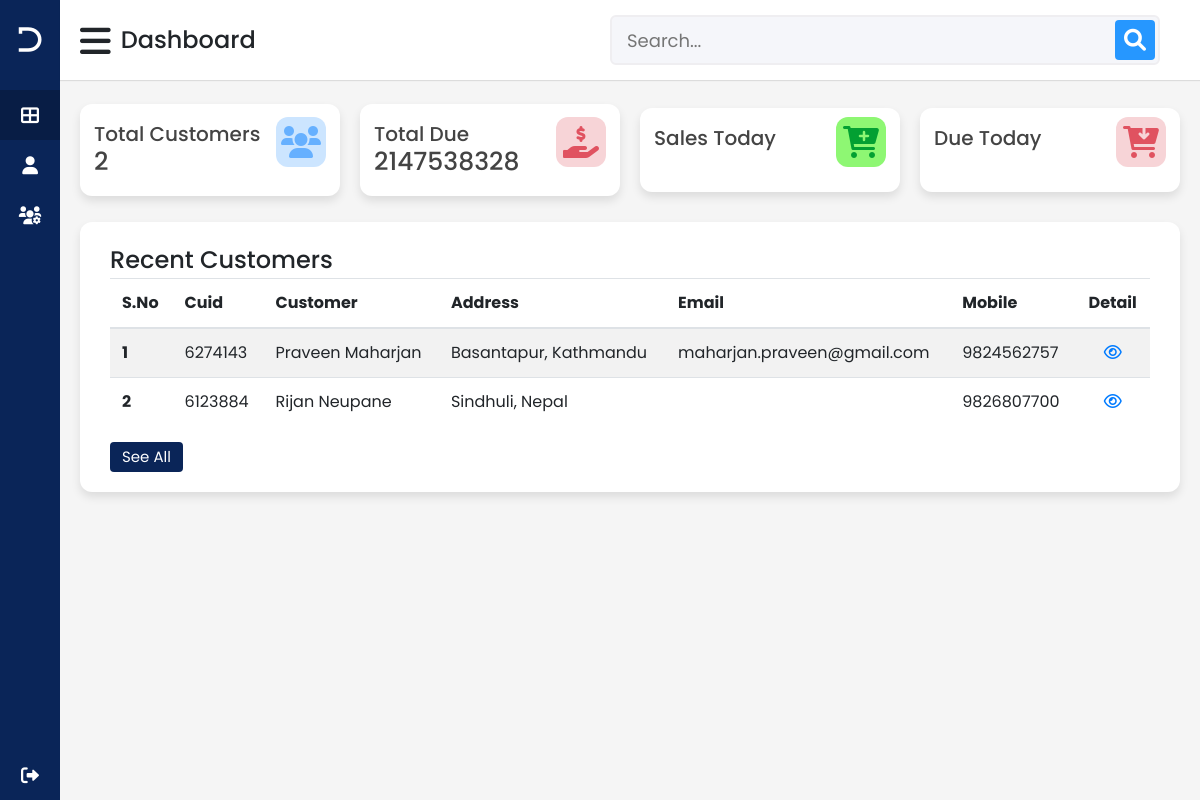
The app's page /index.php (signed in) with its own data.
### tables this page shows
CREATE TABLE `customers` (
  `id` int(11) NOT NULL,
  `cuid` int(11) NOT NULL,
  `name` varchar(244) NOT NULL,
  `address` varchar(244) NOT NULL,
  `email` varchar(244) NOT NULL,
  `mobile` varchar(244) NOT NULL
);

### index.php (the view, shortened to what this page needs)
<?php
include("backend/db_connect.php");
?>
<!DOCTYPE html>
<html lang="en" dir="ltr">
<head>
    <link rel="stylesheet" href="css/default.css">
    <link rel="stylesheet" href="css/style.css">
    <link rel="stylesheet" href="css/customer-detail.css">
    <link rel="stylesheet" href="https://stackpath.bootstrapcdn.com/bootstrap/4.3.1/css/bootstrap.min.css"
>
    <link rel="stylesheet" href="https://cdnjs.cloudflare.com/ajax/libs/font-awesome/6.0.0-beta2/css/all.min.css"
 />
</head>
<body>
    <div class="sidebar">
        <div class="logo-details">
            <i class="fab fa-dyalog"></i>
            <span class="logo_name">Nishan Cable</span>
        </div>
        <ul class="nav-links">
            <li>
                <a href="#" class="active">
                    <i class="fas fa-th-large"></i>
                    <span class="links_name">Dashboard</span>
                </a>
            </li>
            <li>
                <a href="add-customer.php">
                    <i class="fas fa-user"></i>
                    <span class="links_name">Add Customer</span>
                </a>
            </li>
            <li>
                <a href="all-customer.php">
                    <i class="fas fa-users-cog"></i>
                    <span class="links_name">All Customer</span>
                </a>
            </li>
            <li class="log_out">
                <a href="backend/logout.php">
                    <i class="fas fa-sign-out-alt"></i>
                    <span class="links_name">Log out</span>
                </a>
            </li>
        </ul>
    </div>
    <section class="home-section">
        <nav>
            <div class="sidebar-button">
                <i class="fas fa-bars sidebarBtn"></i>
                <span class="dashboard">Dashboard</span>
            </div>
            <div class="search-box">
                <form action="search.php" method="POST">
                    <input type="search" id="search" name="searchinput" placeholder="Search...">
                    <button type="submit" name="search_btn"><i class='fas fa-search'></i></button>
                </form>
            </div>
        </nav>
        <?php
        $select = "SELECT * FROM `customers`";
        $sel_query = mysqli_query($conn, $select);
        $cu_count = mysqli_num_rows($sel_query);
        $sum_due = "SELECT SUM(due) FROM `purchase_items`";
        $sum_query = mysqli_query($conn, $sum_due);
        $sum_result = mysqli_fetch_assoc($sum_query);
        $date_and_time = date("Y-m-d");
        $today_income = "select SUM(total_exp) from `purchase_items` where date(datetime) = '$date_and_time'";
        $today_income_query = mysqli_query($conn, $today_income);
        $today_income_result = mysqli_fetch_assoc($today_income_query);
        $today_due = "select SUM(due) from `purchase_items` where date(datetime) = '$date_and_time'";
        $today_due_query = mysqli_query($conn, $today_due);
        $today_due_result = mysqli_fetch_assoc($today_due_query);
        ?>
        <div class="home-content">
            <div class="overview-boxes">
                <div class="box">
                    <div class="right-side">
                        <div class="box-topic">Total Customers</div>
                        <div class="number"><?php echo $cu_count ?></div>
                    </div>
                    <i class="fas fa-users cart"></i>
                </div>
                <div class="box">
                    <div class="right-side">
                        <div class="box-topic">Total Due</div>
                        <div class="number"><?php print_r($sum_result["SUM(due)"]); ?></div>
                    </div>
                    <i class="fas fa-hand-holding-usd cart four"></i>
                </div>
                <div class="box">
                    <div class="right-side">
                        <div class="box-topic">Sales Today</div>
                        <div class="number"><?php print_r($today_income_result["SUM(total_exp)"]) ?></div>
                    </div>
                    <i class="fas fa-cart-plus cart three"></i>
                </div>
                <div class="box">
                    <div class="right-side">
                        <div class="box-topic">Due Today</div>
                        <div class="number"><?php print_r($today_due_result["SUM(due)"]) ?></div>
                    </div>
                    <i class="fas fa-cart-arrow-down cart four"></i>
                </div>
            </div>
            <div class="sales-boxes">
                <div class="recent-sales box">
                    <div class="title">Recent Customers</div>
                    <div class="sales-details">
                        <?php
                        $sql = "SELECT * FROM `customers` ORDER BY id DESC LIMIT 10";
                        $query = mysqli_query($conn, $sql);
                        $i = 1;
                        ?>
                        <table class="table table-striped table-hover">
                            <thead class="heading">
                                <tr>
                                    <th scope="col">S.No</th>
                                    <th scope="col">Cuid</th>
                                    <th scope="col">Customer</th>
                                    <th scope="col">Address</th>
                                    <th scope="col">Email</th>
                                    <th scope="col">Mobile</th>
                                    <th scope="col" style="text-align: center;">Detail</th>
                                </tr>
                            </thead>
                            <tbody>
                                <?php
                                while($result = mysqli_fetch_assoc($query)){
                                    ?>
                                      <tr>
                                        <th scope="row"><?php echo $i++ ?></th>
                                        <td><?php echo $result['cuid']; ?></td>
                                        <td><?php echo $result['name'] ?></td>
                                        <td><?php echo $result['address'] ?></td>
                                        <td><?php echo $result['email'] ?></td>
                                        <td><?php echo $result['mobile'] ?></td>
                                        <td style="text-align: center;"><a href="customer-detail.php?cuid=<?php echo $result['cuid'] ?>"><i class="far fa-eye"></i></a></td>
                                      </tr>
                                    <?php
                                }
                                ?>
                            </tbody>
                        </table>
                    </div>
                    <div class="button">
                        <a href="all-customer.php">See All</a>
                    </div>
                </div>
            </div>
        </div>
    </section>
</body>
</html>

### css/default.css (style rules this page uses)
* { margin: 0; padding: 0; box-sizing: border-box; font-family: 'Poppins', sans-serif; }
body { position: relative; }

### css/style.css (style rules this page uses)
* { margin: 0; padding: 0; box-sizing: border-box; font-family: 'Poppins', sans-serif; }
.sidebar { position: fixed; height: 100%; width: 240px; background: #0A2558; transition: all 0.5s ease; }
.sidebar .logo-details { height: 80px; display: flex; align-items: center; }
.sidebar .logo-details i { font-size: 28px; font-weight: 500; color: #fff; min-width: 60px; text-align: center }
.sidebar .logo-details .logo_name { color: #fff; font-size: 24px; font-weight: 500; }
.sidebar .nav-links { margin-top: 10px; }
.sidebar .nav-links li { position: relative; list-style: none; height: 50px; }
.sidebar .nav-links li a { height: 100%; width: 100%; display: flex; align-items: center; text-decoration: none; transition: all 0.4s ease; }
.sidebar .nav-links li a.active { background: #081D45; }
.sidebar .nav-links li i { min-width: 60px; text-align: center; font-size: 18px; color: #fff; }
.sidebar .nav-links li a .links_name { color: #fff; font-size: 15px; font-weight: 400; white-space: nowrap; }
.sidebar .nav-links .log_out { position: absolute; bottom: 0; width: 100%; }
.home-section { position: relative; background: #f5f5f5; min-height: 100vh; width: calc(100% - 240px); left: 240px; transition: all 0.5s ease; }
.home-section nav { display: flex; justify-content: space-between; height: 80px; background: #fff; display: flex; align-items: center; position: fixed; width: calc(100% - 240px); left: 240px; z-index: 100; padding: 0 20px; box-shadow: 0 1px 1px rgba(0, 0, 0, 0.1); transition: all 0.5s ease; }
.home-section nav .sidebar-button { display: flex; align-items: center; font-size: 24px; font-weight: 500; }
nav .sidebar-button i { font-size: 35px; margin-right: 10px; }
.home-section nav .search-box { position: relative; height: 50px; max-width: 550px; width: 100%; margin: 0 20px; }
nav .search-box form input { height: 50px; width: 100%; outline: none; background: #F5F6FA; border: 2px solid #EFEEF1; border-radius: 6px; font-size: 18px; padding: 0 15px; }
nav .search-box form button { border: none; outline: none; }
nav .search-box form button .fa-search { position: absolute; height: 40px; width: 40px; background: #2697FF; right: 5px; top: 50%; transform: translateY(-50%); border-radius: 4px; line-height: 40px; text-align: center; color: #fff; font-size: 22px; transition: all 0.4 ease; }
.home-section .home-content { position: relative; padding-top: 104px; }
.home-content .overview-boxes { display: flex; align-items: center; justify-content: space-between; flex-wrap: wrap; padding: 0 20px; margin-bottom: 26px; }
.overview-boxes .box { display: flex; align-items: center; justify-content: space-between; width: calc(100% / 4 - 15px); background: #fff; padding: 15px 14px; border-radius: 12px; box-shadow: 0 5px 10px rgba(0,0,0,0.1); }
.overview-boxes .box-topic { font-size: 20px; font-weight: 500; color: #444; }
.home-content .box .number { display: inline-block; font-size: 25px; margin-top: -6px; font-weight: 500; color: #444; }
.home-content .box .cart { display: inline-block; font-size: 32px; height: 50px; width: 50px; background: #cce5ff; line-height: 50px; text-align: center; color: #66b0ff; border-radius: 12px; margin: -15px 0 0 6px; }
.home-content .box .cart.three { color: #03a032; background: #8ef773; }
.home-content .box .cart.four { color: #e05260; background: #f7d4d7; }
.home-content .sales-boxes { width: 100%; display: flex; justify-content: space-between; }
.home-content .sales-boxes .recent-sales { width: 100%; background: #fff; padding: 20px 30px; margin: 0 20px; margin-bottom: 30px; border-radius: 12px; box-shadow: 0 5px 10px rgba(0, 0, 0, 0.1); }
.home-content .sales-boxes .sales-details { display: flex; }
.sales-boxes .box .title { font-size: 24px; font-weight: 500; }
.sales-boxes .box .button { width: 100%; display: flex; }
.sales-boxes .box .button a { color: #fff; background: #0A2558; padding: 4px 12px; font-size: 15px; font-weight: 400; border-radius: 4px; text-decoration: none; transition: all 0.3s ease; }
@media (max-width: 1240px) { .sidebar { width: 60px; } }
@media (max-width: 1240px) { .home-section { width: calc(100% - 60px); left: 60px; } }
@media (max-width: 1240px) { .home-section nav { width: calc(100% - 60px); left: 60px; } }

### records on screen
customers: cuid "6274143", name "Praveen Maharjan", address "Basantapur, Kathmandu", email "maharjan.praveen@gmail.com", mobile "9824562757"
customers: cuid "6123884", name "Rijan Neupane", address "Sindhuli, Nepal", mobile "9826807700"

### other values on screen
$cu_count "2"
